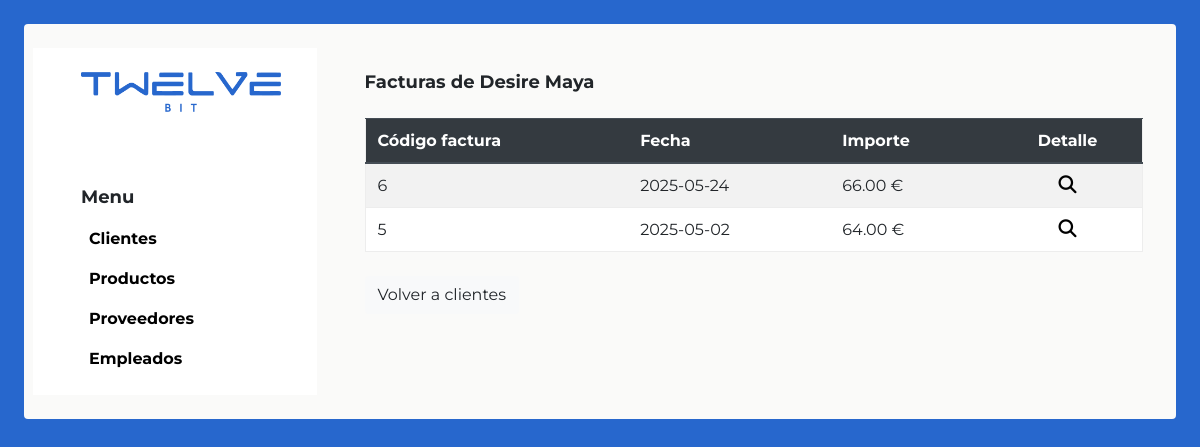
Page /verFacturasCliente.php?id=1 on the committed database.
### tables this page shows
CREATE TABLE `clientes` (
  `ID_Cliente` int(11) NOT NULL,
  `Nombre` varchar(100) DEFAULT NULL,
  `Apellidos` varchar(100) DEFAULT NULL,
  `NIF` varchar(20) DEFAULT NULL,
  `Direccion` varchar(255) DEFAULT NULL,
  `Telefono` varchar(20) DEFAULT NULL,
  `Email` varchar(100) DEFAULT NULL,
  `Password` varchar(255) NOT NULL
);

CREATE TABLE `facturas_venta` (
  `Cod_Factura` int(11) NOT NULL,
  `Fecha` date DEFAULT NULL,
  `Importe` decimal(10,2) DEFAULT NULL,
  `ID_Cliente` int(11) DEFAULT NULL
);

### verFacturasCliente.php (the view, shortened to what this page needs)
<?php
require_once "conexion.php";
$id_cliente = intval($_GET['id']);
$resCliente = $conn->query("SELECT * FROM clientes WHERE ID_Cliente = $id_cliente");
$cliente = $resCliente->fetch_assoc();
$resFacturas = $conn->query(
    "SELECT Cod_Factura, Fecha, Importe
     FROM facturas_venta
     WHERE ID_Cliente = $id_cliente
     ORDER BY Fecha DESC"
);
?>
<!DOCTYPE html>
<html lang="es">
<head>
    <link rel="stylesheet" href="css/style.css">
    <link rel="stylesheet" href="https://cdnjs.cloudflare.com/ajax/libs/font-awesome/6.5.1/css/all.min.css">
    <link rel="stylesheet" href="https://cdn.jsdelivr.net/npm/bootstrap@4.6.2/dist/css/bootstrap.min.css">
</head>
<body class="bg-azul p-4">
    <div class="contenedor2 w-100">
        <div class="row p-4 d-flex justify-content-center">
            <div class="col-md-3 bg-bco p-4 pl-5 ">
                <img src="img/logoAzul.png" class="logo mb-4">
                <p class="fs18 bold fsMono mt-5">Menu</p>
                <nav class="d-flex flex-column pl-2">
                    <a href="index.php" class="negro bold">Clientes</a>
                    <a href="index.php#productos" class="negro bold mt-3">Productos</a>
                    <a href="index.php#proveedores" class="negro bold mt-3">Proveedores</a>
                    <a href="index.php#empleados" class="negro bold mt-3">Empleados</a>
                </nav>
            </div>
            <div class="col-md-9 p-4 pl-5 ">
                <h1 class="fs18 bold fsMono mb-4">Facturas de <?= htmlspecialchars($cliente['Nombre']) ?></h1>
                <table class="table table-striped w-100">
                    <thead class="thead-dark">
                        <tr>
                            <th>Código factura</th>
                            <th>Fecha</th>
                            <th>Importe</th>
                            <th class="text-center">Detalle</th>
                        </tr>
                    </thead>
                    <tbody>
                        <?php
                        while ($f = $resFacturas->fetch_assoc()) {
                            echo "<tr>
                                <td>{$f['Cod_Factura']}</td>
                                <td>{$f['Fecha']}</td>
                                <td>" . number_format($f['Importe'], 2) . " €</td>
                                <td class='text-center'>
                                    <a href='detalleFacturaVenta.php?cod_factura={$f['Cod_Factura']}'>
                                        <i class='fa-solid fa-magnifying-glass negro fs18' title='Ver detalle'></i>
                                    </a>
                                </td>
                            </tr>";
                        }
                        ?>
                    </tbody>
                </table>
                <a href="index.php" class="btn btn-light mt-2">Volver a clientes</a>
            </div>
        </div>
    </div>
</body>
</html>

### css/style.css (style rules this page uses)
* { margin: 0; padding: 0; font-family: 'Montserrat', sans-serif; }
.bg-azul { background-color: #2767CD; }
.bg-bco { background-color:#ffffff }
.negro { color:#000000 }
.contenedor2 { background-color:#FAFAF9; border-radius:4px; }
.fs18 { font-size:18px; }
.bold { font-weight: 700; }
.logo { width:200px; }
table { border:1px solid #EDEDED; background-color:#ffffff; }
thead { background-color:#ffffff; border-bottom:1px solid #989595; }
th { padding:10px }
td { padding:10px; border-bottom:1px solid #EDEDED; }
body { background-color: #2767CD; }

### rows in the picture
clientes: Nombre "Desire Maya"
facturas_venta: Cod_Factura "6", Fecha "2025-05-24", Importe "66.00"
facturas_venta: Cod_Factura "5", Fecha "2025-05-02", Importe "64.00"
